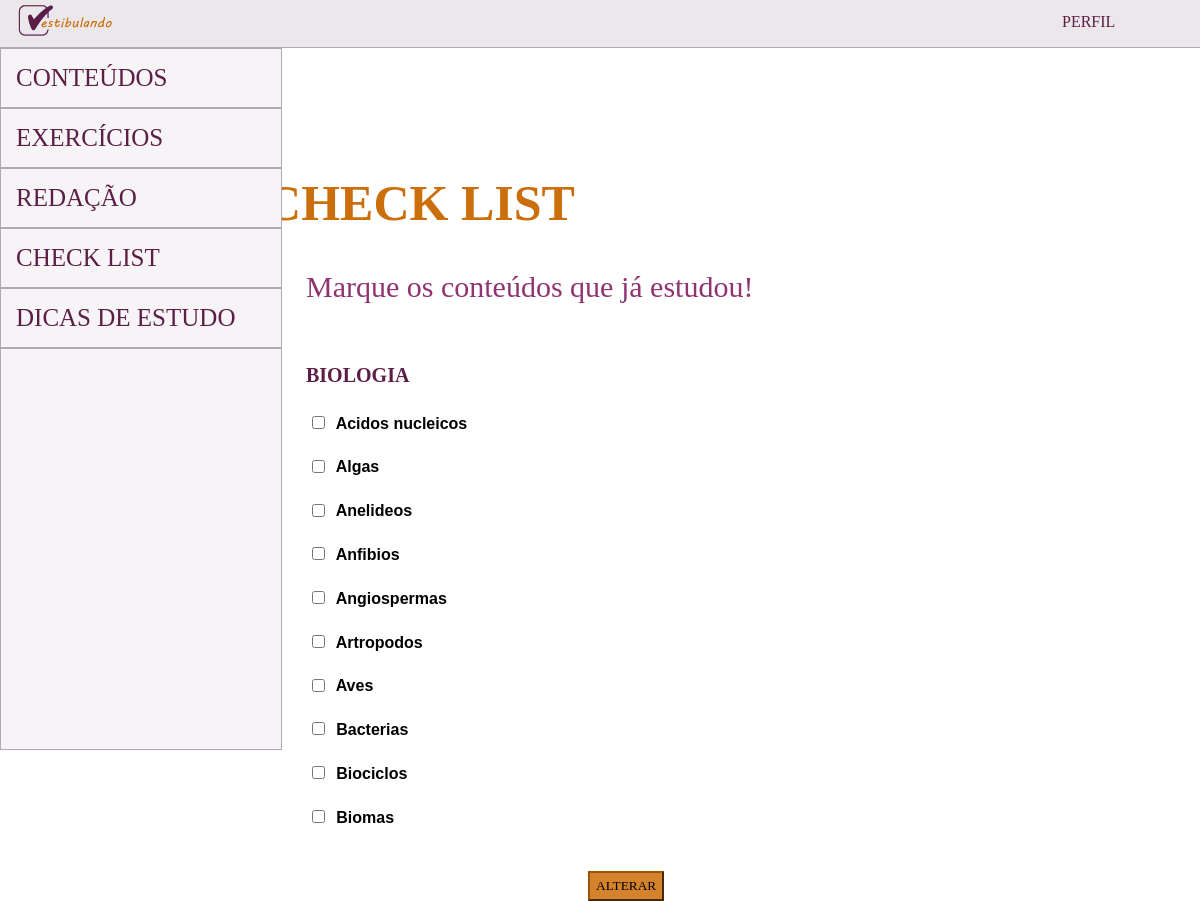
The app's page /check_list.php with its own data.
### tables this page shows
CREATE TABLE conteudo(
	id_cont INT(5) AUTO_INCREMENT PRIMARY KEY,
    id_disc INT(5) NOT NULL, 
	nome_cont VARCHAR(60) NOT NULL
);

### check_list.php (the view, shortened to what this page needs)
<?php
    $host = "localhost";
    $usuario = "root";
    $pass = "";
    $db = "vestibulando";
    $conexao = mysqli_connect($host, $usuario, $pass, $db) or die (mysql_error());
    mysqli_select_db($conexao, $db);
    mysqli_autocommit($conexao, TRUE);
    $email_session = $_SESSION['email'];
    $comando_iduser = "SELECT id FROM usuarios WHERE email = '" . $email_session . "';";
    $busca = mysqli_query($conexao, $comando_iduser);
    $id_user = mysqli_fetch_assoc($busca);
    $disciplina = 1;
    $comando_buscar = "SELECT nome_cont as conteudo, nome_disc as disciplina, id_cont
                        FROM conteudo c
                        INNER JOIN disciplina d ON c.id_disc =d.id_disc
                        WHERE d.id_disc = " . $disciplina . ";";
    $busca = mysqli_query($conexao, $comando_buscar);
?>
<!DOCTYPE html>
<html>
    <head>
        <link href="check_list.css" rel="stylesheet">
    </head>
<body>
    <menu id="main-nav">
        <div id="nav">
            <a href="index.html"><img src="imagens/logo.png" id="logo"/></a>
            <a href="perfil.php" class="perfil"> PERFIL </a>
        </div>
    </menu>
<ul id="vertical">
    <li><a href="#">CONTEÚDOS</a>
    </li>
    <li><a href="#">EXERCÍCIOS</a>
    </li>
    <li><a href="#">REDAÇÃO</a>
    </li>
    <li><a href="check_list.html">CHECK LIST</a></li>
    <li><a href="dicas_estudo.html">DICAS DE ESTUDO</a></li>
</ul>
      <div class="tres"></div>
      <h3> CHECK LIST </h3>
      <p> Marque os conteúdos que já estudou!</p>
      <h6>BIOLOGIA </h6>
          <b> <div id="checkbox">
          <form action=checkando.php method="post">
            <?php
            while ($conteudo = $busca->fetch_array()) {
                $comando = "SELECT o.id_cont
                            FROM check_list c INNER JOIN usuarios u ON c.id = u.id
                                INNER JOIN disciplina d ON c.id_disc = d.id_disc
                                INNER JOIN conteudo o ON c.id_cont = o.id_cont
                            WHERE o.id_cont = " . $conteudo['id_cont'] . " AND u.id = '" . $id_user['id'] . "';";
                $verifica = mysqli_query($conexao, $comando);
                if (mysqli_num_rows($verifica)>0){
                    echo '<input type="checkbox" id="check" name="' . $conteudo["id_cont"] . '" value="scales" checked/>
                    <label for="scales">' . $conteudo["conteudo"] . '</label>
                    <br>
                    <br>';
                }
                else{
                    echo '<input type="checkbox" id="check" name="' . $conteudo["id_cont"] . '" value="scales"/>
                    <label for="scales">' . $conteudo["conteudo"] . '</label>
                    <br>
                    <br>';
                };
};
?>
        </div>
        <button id="botao" type="submit">ALTERAR</button>
          </b>
</body>
</html>

### check_list.css (style rules this page uses)
menu { margin: 0; padding: 0; }
#nav { list-style-type: none; }
#main-nav { margin: 0; padding: 0; width: 100%; height: 47px; background-color: #ebe7ea; border-bottom: 1px solid #b2a8af; }
#nav { margin: 0 auto; padding: 0; }
#logo { float: left; width: 10%; margin-top: -2.4%; position: relative; }
body { margin: 0 auto; }
#nav a.perfil { color: #5c1e47; font-family: Aharoni, cursive; }
#nav a.perfil:link { text-decoration: none; float: right; width: 10%; position: relative; padding: 13px 18px; }
ul { margin: 0; padding: 0; list-style: none; width: 150px; }
ul li { position: relative; }
ul li a { display: block; text-decoration: none; font-family: Aharoni, cursive; font-size: 25px; color: #5c1e46; background: #f6f4f6; width: 250px; padding: 15px; border: 1px solid #b2a8af; }
div.tres { width: 280px; height:400px; background: #f6f4f6; border: 1px solid #b2a8af; }
h3 { margin-top: -48%; margin-left: -30%; font-family: Aharoni, cursive; font-size: 50px; color: #cb6f0d; text-align: center; }
input { margin: .4rem; }
#checkbox { margin-left: 25.5%; margin-right: 5%; margin-top: -2%; font-family: arial; }
#botao { position: absolute; margin-left: 49%; margin-top: 2%; height: 30px; background-color: #d4832c; font-family: Aharoni, cursive; border:2px outset #9d5406; }
p { margin-left: 25.5%; margin-top: -1%; font-family: aharoni; font-size: 30px; color: #8f3471; }
h6 { margin-left: 25.5%; margin-top: 5%; font-family: aharoni; font-size: 20px; color: #5c1e47; }

### records on screen
conteudo: nome_cont "Acidos nucleicos"
conteudo: nome_cont "Algas"
conteudo: nome_cont "Anelideos"
conteudo: nome_cont "Anfibios"
conteudo: nome_cont "Angiospermas"
conteudo: nome_cont "Artropodos"
conteudo: nome_cont "Aves"
conteudo: nome_cont "Bacterias"
conteudo: nome_cont "Biociclos"
conteudo: nome_cont "Biomas"
